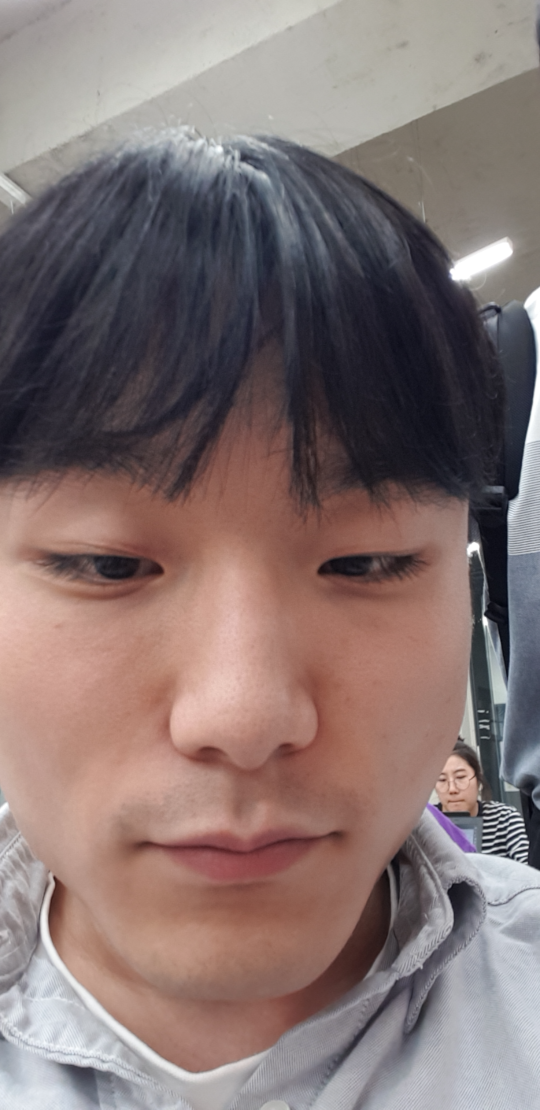
#> input picture src/PC/data/image/190509_174439.png, 1080 x 2220 px, given in place of 190509_174439.png.png, which was not available (shown at 1/2 size)
$ python light_remover.py ../data/image/190509_174439.png
#> lines starting #> are read from the running program, lines starting #| are printed output that depends on the picture; pictures that were not available may be replaced by others from this repository, and a replacement may not be noted
import cv2
import numpy as np
import sys
from config import *

def get_resized_image(image, ratio):
    return cv2.resize(image, dsize=(0, 0), fx=ratio, fy=ratio, interpolation=cv2.INTER_LINEAR)

def get_light_removed_image(image, sigma=18, gamma_1=0.9, gamma_2=1.5):
    imageYUV = cv2.cvtColor(image, cv2.COLOR_BGR2YUV)
    imageY, imageU, imageV = cv2.split(imageYUV)

    width, height = imageY.shape[:2]

    imageLog = np.log1p(np.array(imageY, dtype='float') / 255)
    # seperate image illumination element with reflectance element
    M = 2*width + 1
    N = 2*height + 1

    (X, Y) = np.meshgrid(np.linspace(0, N-1, N), np.linspace(0, M-1, M))
    Xc = np.ceil(N/2)
    Yc = np.ceil(M/2)
    gaussiannumerator = (X - Xc) ** 2 + (Y - Yc) ** 2

    lpf = np.exp(-gaussiannumerator / (2*sigma*sigma))
    hpf = 1-lpf

    lpfShift = np.fft.ifftshift(lpf)
    hpfShift = np.fft.ifftshift(hpf)

    imageFFT = np.fft.fft2(imageLog, (M, N))
    imageLF = np.real(np.fft.ifft2(imageFFT * lpfShift, (M, N)))
    imageHF = np.real(np.fft.ifft2(imageFFT * hpfShift, (M, N)))

    iamgeAdjust = gamma_1 * imageLF[:width, :height] + gamma_2 * imageHF[:width, :height]
    # Each lf and hf component is multiplied by a scaling factor(gamma) to
    # control the illumination and reflection values
    imageEXP = np.expm1(iamgeAdjust)
    imageEXP = (imageEXP - np.min(imageEXP)) / (np.max(imageEXP) - np.min(imageEXP))
    imageY = np.array(255 * imageEXP, dtype = 'uint8')

    imageYUV = cv2.merge([imageY, imageU, imageV])
    image = cv2.cvtColor(imageYUV, cv2.COLOR_YUV2BGR)
    return image

def brightness_reducer(fileName, threshold=120):
#> called with fileName = '../data/image/190509_174439.png', threshold = 120
    image = cv2.imread("{}/data/image/{}.png".format(WORKING_PATH, fileName))
#> image is the input picture: shape (2220, 1080, 3); mean B, G, R 113.8, 115.5, 132.6
    image = get_resized_image(image, ratio=1/RESIZE_RATIO)
#> in get_resized_image, `return cv2.resize(image, dsize=(0, 0), fx=ratio, fy=ratio, interpolati..`:
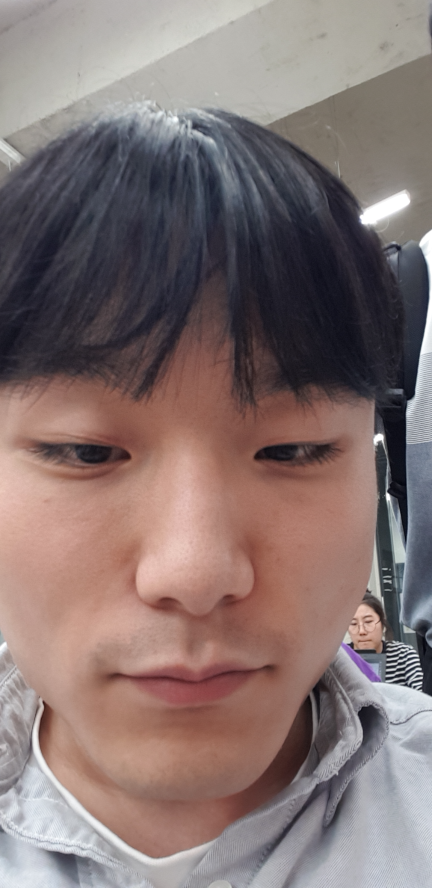
#> returned value: shape (888, 432, 3); mean of channels 0, 1, 2 113.8, 115.4, 132.5; drawn as B, G, R

    lab = cv2.cvtColor(image, cv2.COLOR_BGR2LAB)
#> lab: shape (888, 432, 3); mean of channels 0, 1, 2 125.9, 134.9, 131.4
    l, a, b = cv2.split(lab)
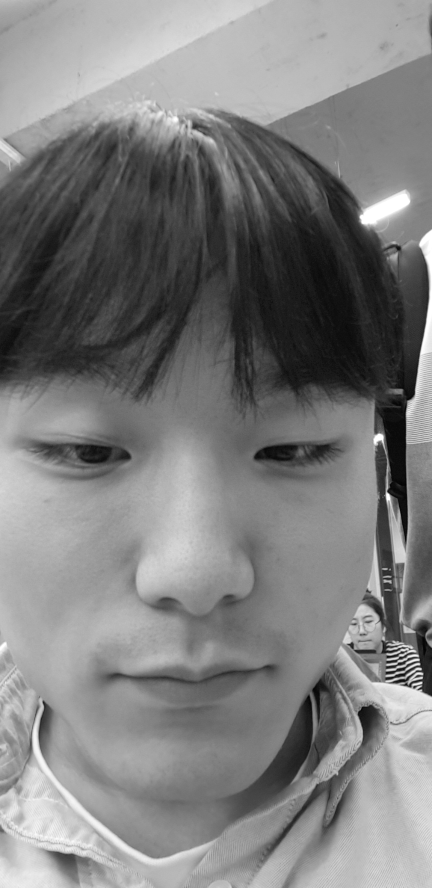
#> l: shape (888, 432); min 2, max 255, mean 125.9
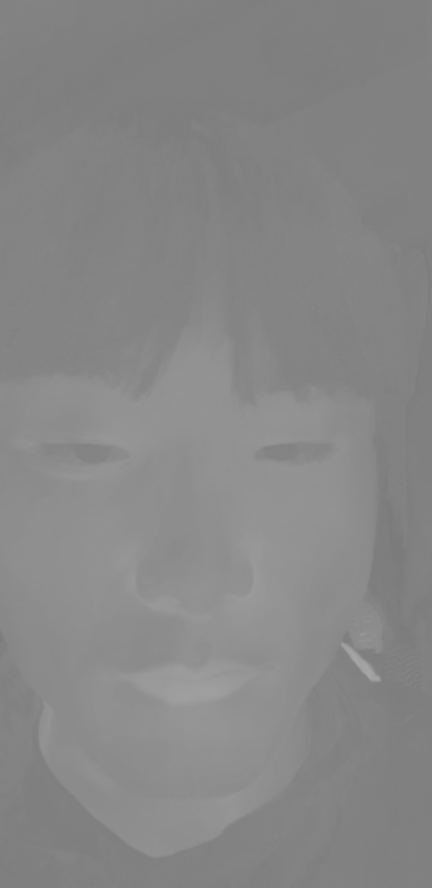
#> a: shape (888, 432); min 122, max 166, mean 134.9

    diff = np.zeros(shape=l.shape, dtype=np.uint8)
    for i in range(l.shape[0]):
        for j in range(l.shape[1]):
            if l[i, j] > threshold:
                diff[i, j] = (l[i, j] - threshold) // 2
            else:
                diff[i, j] = (l[i, j] - threshold) // 8
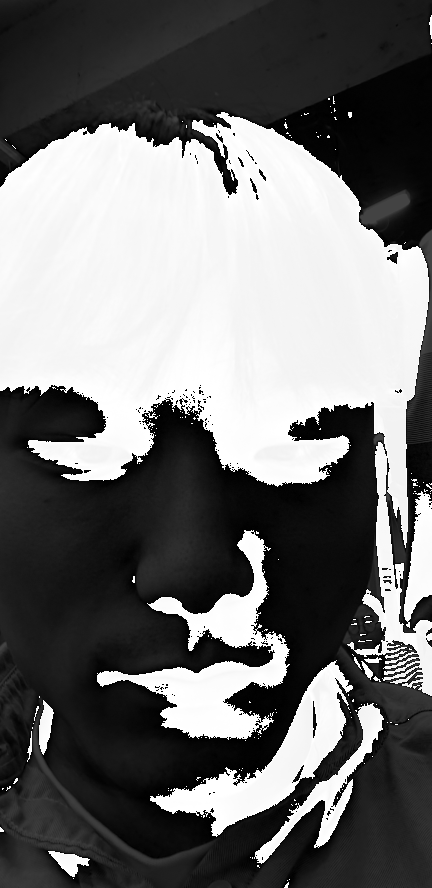
#> diff: shape (888, 432); min 0, max 255, mean 112.1
    l -= diff
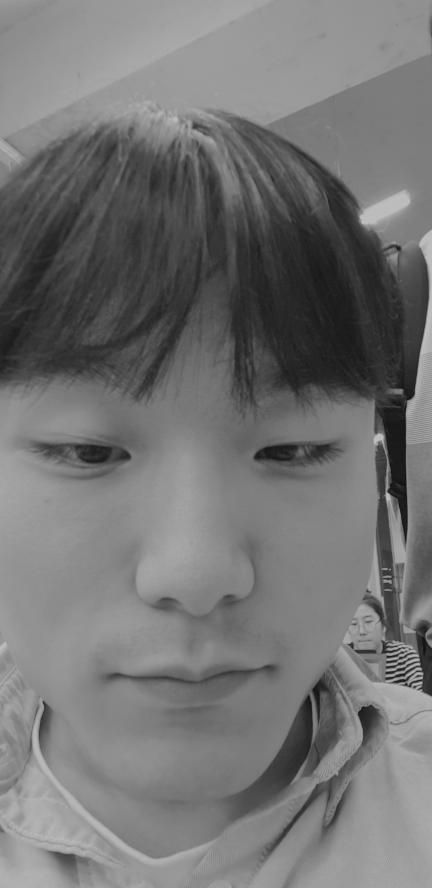
#> l: shape (888, 432); min 17, max 188, mean 115.4

    lab = cv2.merge((l, a, b))
#> lab: shape (888, 432, 3); mean of channels 0, 1, 2 115.4, 134.9, 131.4
    image = cv2.cvtColor(lab, cv2.COLOR_LAB2BGR)
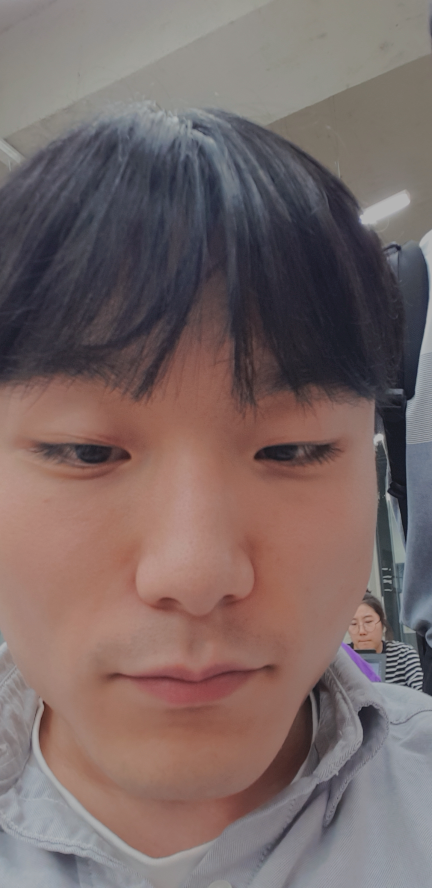
#> image: shape (888, 432, 3); mean B, G, R 102.6, 104.1, 120.9
    cv2.imwrite('{}/data/mesh/{}_reduced.png'.format(WORKING_PATH, fileName), image)


if __name__ == '__main__':
    # [5 lines of commented-out code are left out]

    brightness_reducer(sys.argv[1])

$ run again, on src/PC/data/image/190515_134239.png
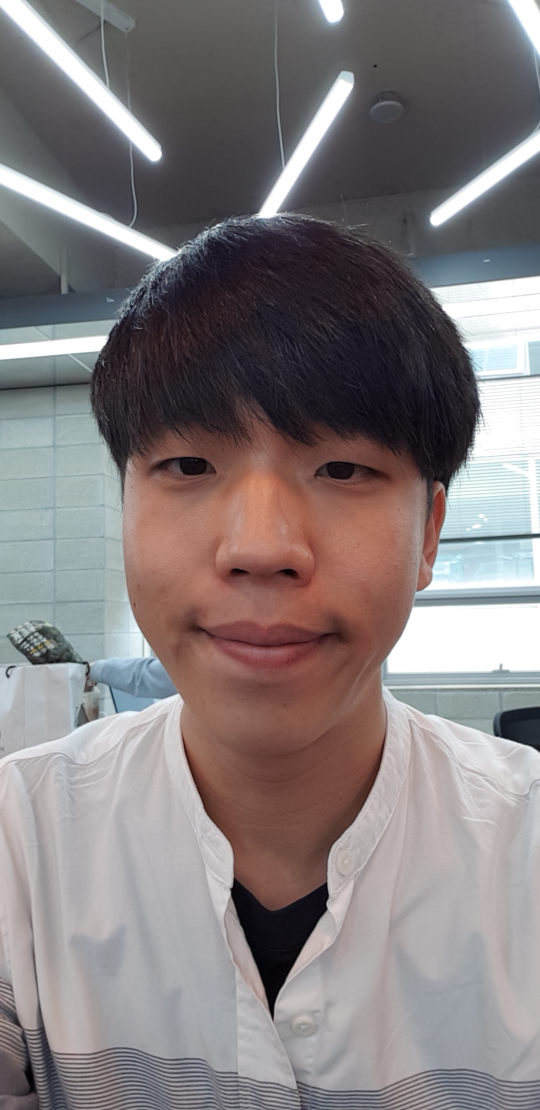
#> input picture src/PC/data/image/190515_134239.png, 1080 x 2220 px, given in place of 190515_134239.png.png, which was not available (shown at 1/2 size)
#> in brightness_reducer, image is the input picture: shape (2220, 1080, 3); mean B, G, R 125.6, 124.6, 132
#> after the loop in brightness_reducer, `for i in range(l.shape[0]):`:
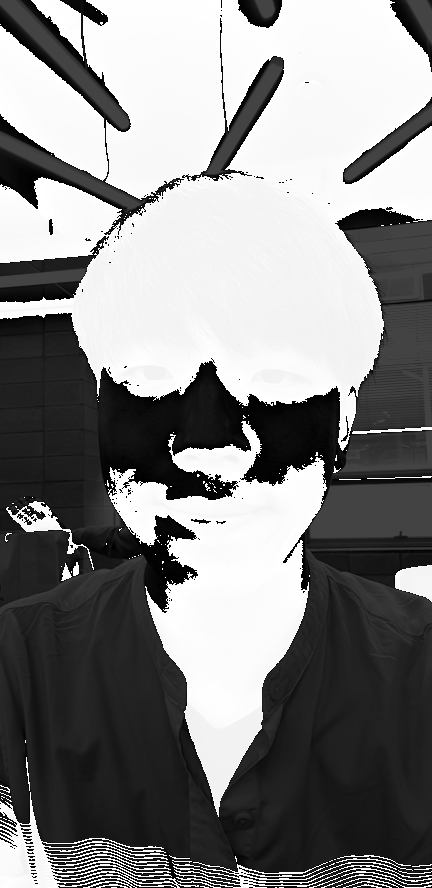
#> diff: shape (888, 432); min 0, max 255, mean 132.1
#> in brightness_reducer, `image = cv2.cvtColor(lab, cv2.COLOR_LAB2BGR)`:
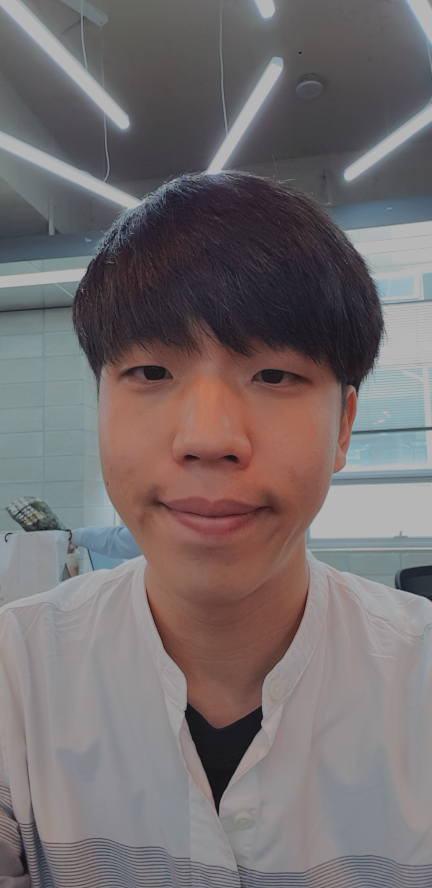
#> image: shape (888, 432, 3); mean B, G, R 110.3, 109.4, 116.8

$ run again, on src/PC/data/image/190515_134256.png
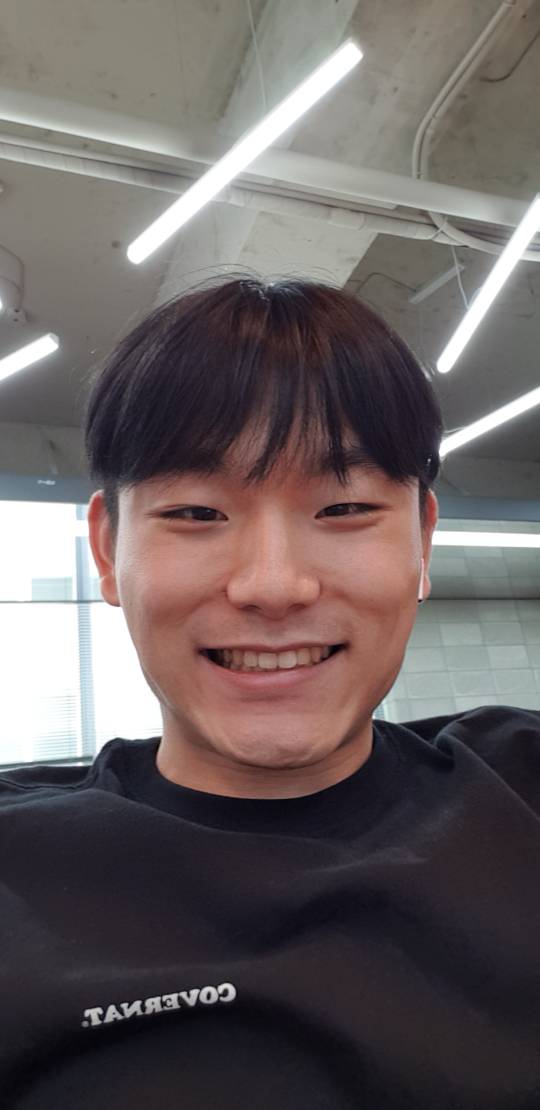
#> input picture src/PC/data/image/190515_134256.png, 1080 x 2220 px, given in place of 190515_134256.png.png, which was not available (shown at 1/2 size)
#> in brightness_reducer, image is the input picture: shape (2220, 1080, 3); mean B, G, R 96.5, 96.5, 105.4
#> after the loop in brightness_reducer, `for i in range(l.shape[0]):`:
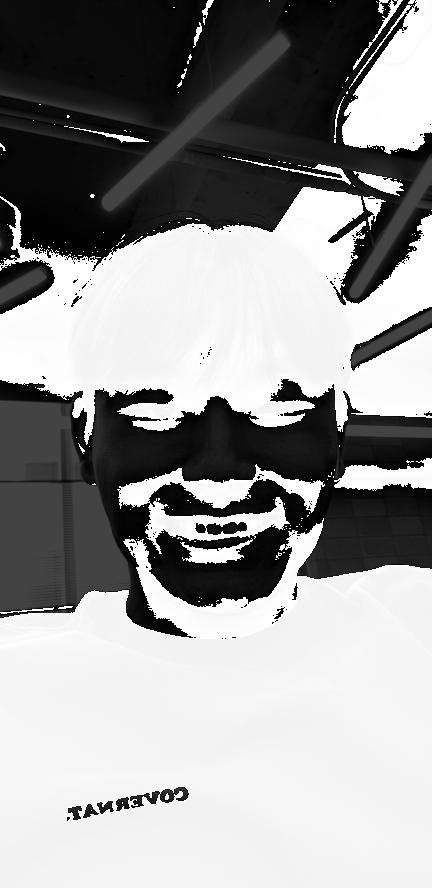
#> diff: shape (888, 432); min 0, max 255, mean 150.4
#> in brightness_reducer, `image = cv2.cvtColor(lab, cv2.COLOR_LAB2BGR)`:
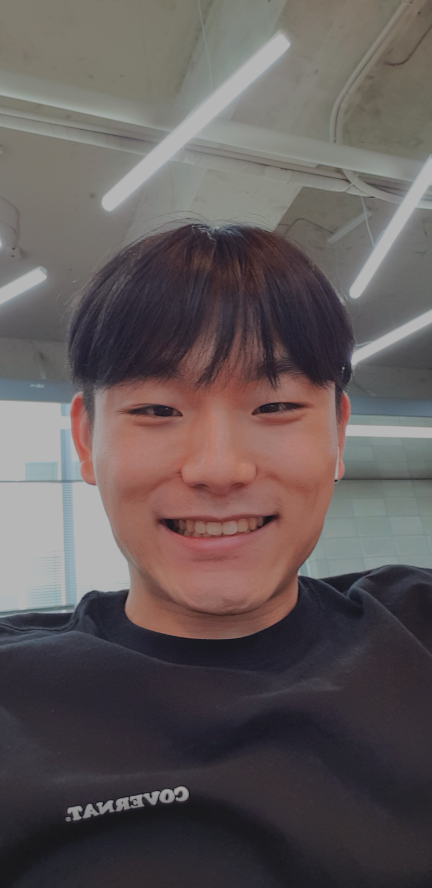
#> image: shape (888, 432, 3); mean B, G, R 89.9, 89.8, 98.7

$ run again, on src/PC/data/image/190520_034745.png
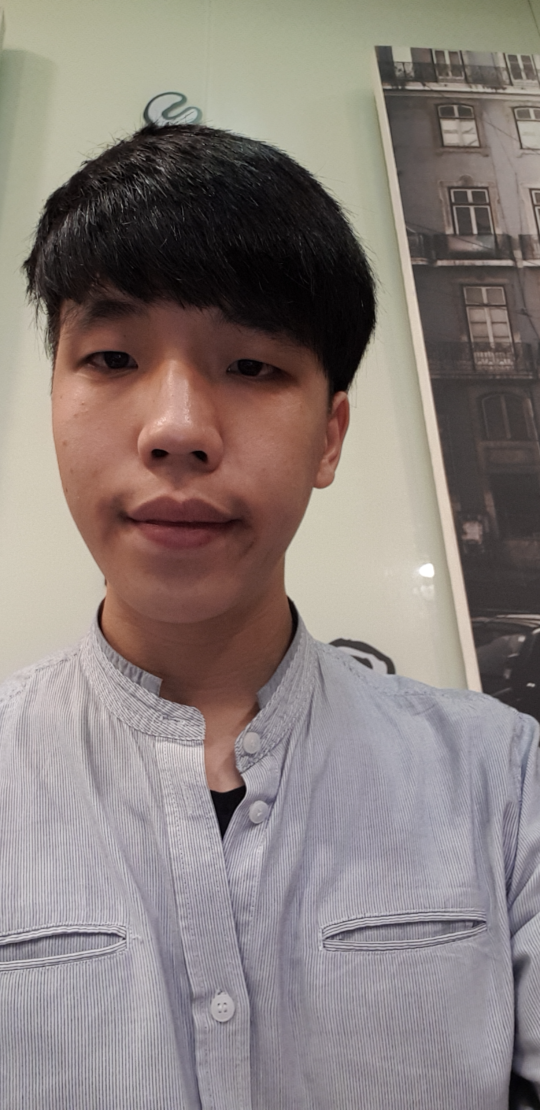
#> input picture src/PC/data/image/190520_034745.png, 1080 x 2220 px, given in place of 190520_034745.png.png, which was not available (shown at 1/2 size)
#> in brightness_reducer, image is the input picture: shape (2220, 1080, 3); mean B, G, R 123.8, 127.4, 137.6
#> after the loop in brightness_reducer, `for i in range(l.shape[0]):`:
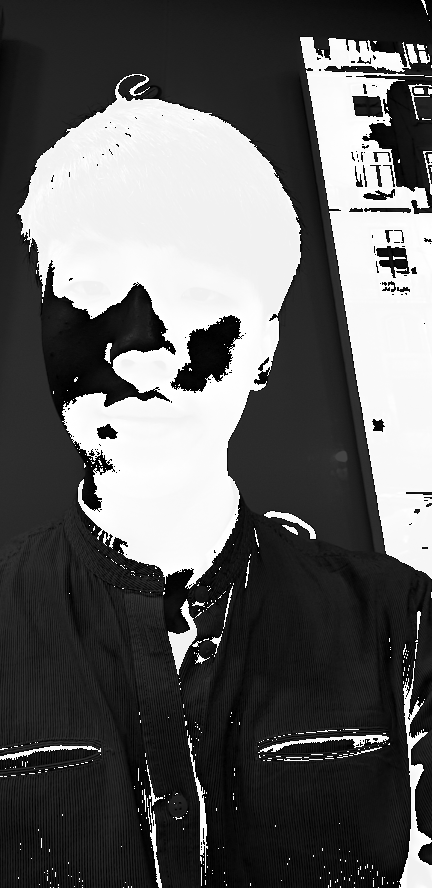
#> diff: shape (888, 432); min 0, max 255, mean 96.3
#> in brightness_reducer, `image = cv2.cvtColor(lab, cv2.COLOR_LAB2BGR)`:
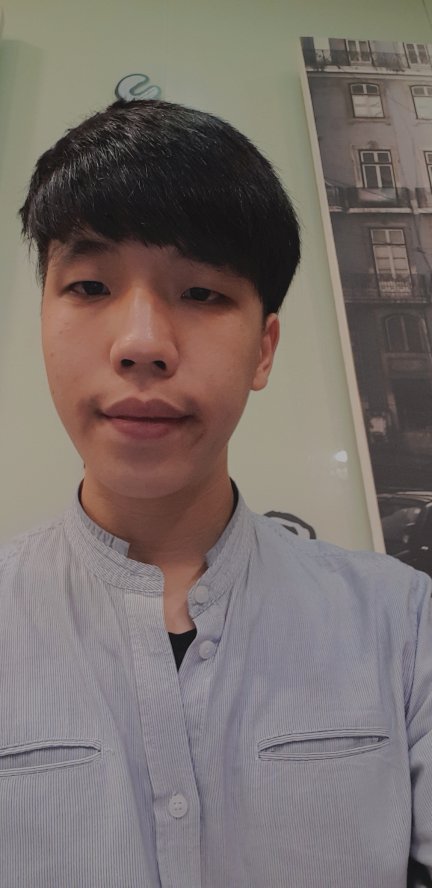
#> image: shape (888, 432, 3); mean B, G, R 108.4, 112, 122
